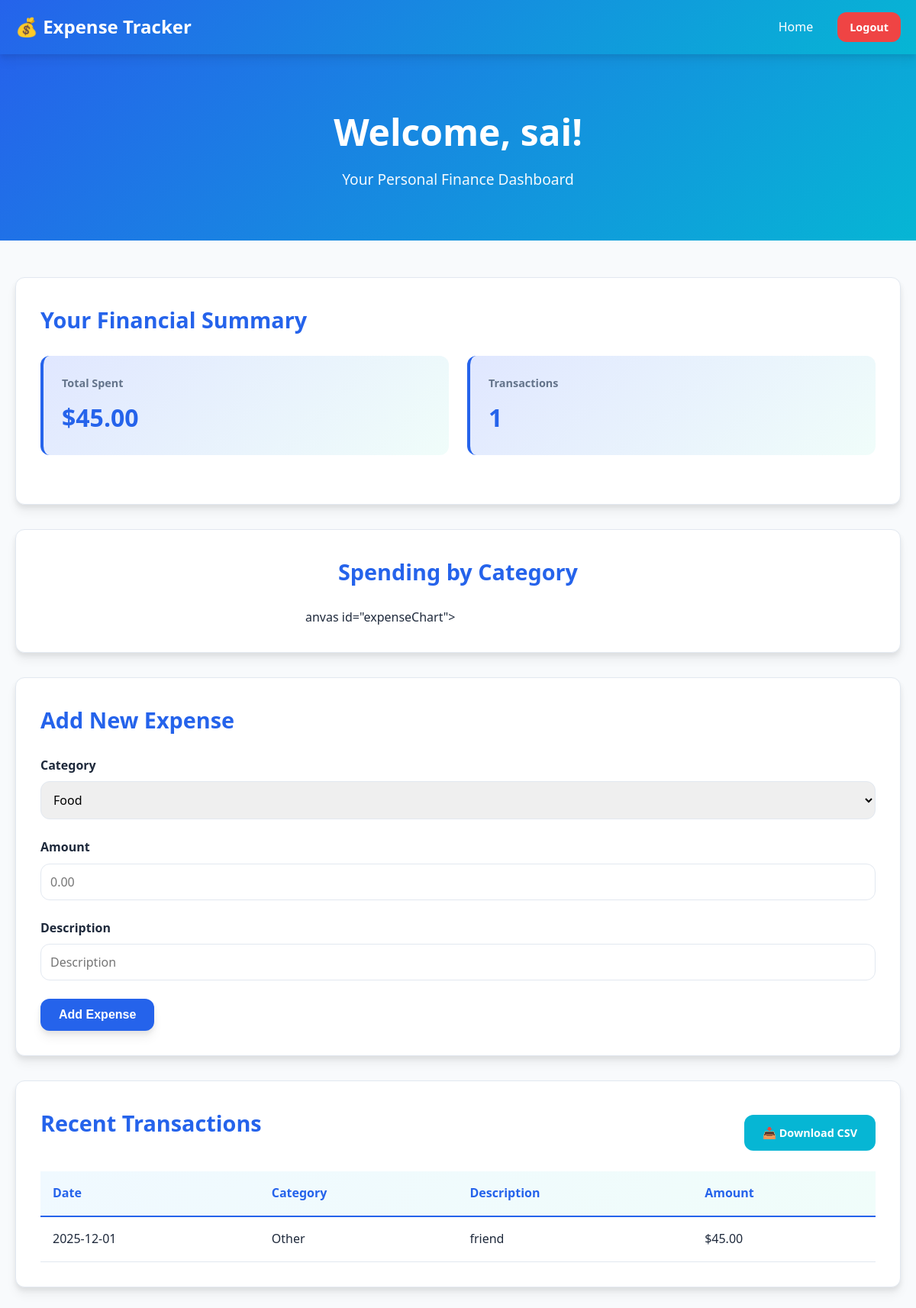
/dashboard (signed in), run on the app's committed database.
### tables this page shows
CREATE TABLE expenses (
            id INTEGER PRIMARY KEY AUTOINCREMENT,
            user_id INTEGER,
            date TEXT,
            category TEXT,
            amount REAL,
            description TEXT,
            FOREIGN KEY(user_id) REFERENCES users(id)
        );

### app.py (the view)
@app.route('/dashboard')
def dashboard():
    log_traffic()
    if 'user_id' not in session:
        return redirect(url_for('login'))
    conn = sqlite3.connect('expenses.db')
    cursor = conn.cursor()
    cursor.execute("SELECT * FROM expenses WHERE user_id = ? ORDER BY date DESC", (session['user_id'],))
    expenses = cursor.fetchall()
    cursor.execute("SELECT SUM(amount) FROM expenses WHERE user_id = ?", (session['user_id'],))
    total = cursor.fetchone()[0] or 0
    cursor.execute("SELECT category, SUM(amount) FROM expenses WHERE user_id = ? GROUP BY category", (session['user_id'],))
    data = cursor.fetchall()
    conn.close()
    categories = [row[0] for row in data]
    amounts = [row[1] for row in data]
    return render_template('dashboard.html',
                           expenses=expenses,
                           total=total,
                           name=session['username'],
                           categories=categories,
                           amounts=amounts)

### app.py (called while the page is built)
def log_traffic():
    today = datetime.now().strftime("%Y-%m-%d")
    conn = sqlite3.connect('expenses.db')
    cursor = conn.cursor()
    cursor.execute("SELECT * FROM traffic WHERE date = ?", (today,))
    row = cursor.fetchone()
    if row:
        cursor.execute("UPDATE traffic SET page_views = page_views + 1 WHERE date = ?", (today,))
    else:
        cursor.execute("INSERT INTO traffic (date, page_views) VALUES (?, 1)", (today,))
    conn.commit()
    conn.close()

### templates/dashboard.html (shortened to what this page needs)
<!DOCTYPE html>
<html lang="en">
<head>
    <link rel="stylesheet" href="/static/style.css">
</head>
<body>
    <nav>
        <div class="container">
            <h1>💰 Expense Tracker</h1>
            <ul>
                <li><a href="/">Home</a></li>
                <li><a href="/logout" class="btn btn-logout">Logout</a></li>
            </ul>
        </div>
    </nav>
    <header>
        <h1>Welcome, {{ name }}!</h1>
        <p>Your Personal Finance Dashboard</p>
    </header>
    <main class="container">
        <div class="card">
            <h2>Your Financial Summary</h2>
            <div class="stats">
                <div class="stat-box">
                    <h4>Total Spent</h4>
                    <div class="amount">${{ "%.2f"|format(total) }}</div>
                </div>
                <div class="stat-box">
                    <h4>Transactions</h4>
                    <div class="amount">{{ expenses|length }}</div>
                </div>
            </div>
        </div>
        <div class="card" style="display: flex; flex-direction: column; align-items: center;">
            <h2>Spending by Category</h2>
            {% if categories %}
            <div style="width: 400px; max-width: 100%;">
                anvas id="expenseChart"></canvas>
            </div>
            {% else %}
            <p style="color: #666;">Add expenses to see your chart!</p>
            {% endif %}
        </div>
        <div class="card">
            <h2>Add New Expense</h2>
            <form action="/add_expense" method="POST">
                <div class="form-group">
                    <label>Category</label>
                    <select name="category" required>
                        <option value="Food">Food</option>
                    </select>
                </div>
                <div class="form-group">
                    <label>Amount</label>
                    <input type="number" step="0.01" name="amount" placeholder="0.00" required>
                </div>
                <div class="form-group">
                    <label>Description</label>
                    <input type="text" name="description" placeholder="Description">
                </div>
                <button type="submit" class="btn btn-primary">Add Expense</button>
            </form>
        </div>
        <div class="card">
            <div style="display: flex; justify-content: space-between; align-items: center;">
                <h2>Recent Transactions</h2>
                <a href="/download" class="btn btn-secondary" style="font-size: 0.9rem;">📥 Download CSV</a>
            </div>
            {% if expenses %}
            <table>
                <thead>
                    <tr>
                        <th>Date</th>
                        <th>Category</th>
                        <th>Description</th>
                        <th>Amount</th>
                    </tr>
                </thead>
                <tbody>
                    {% for expense in expenses %}
                    <tr>
                        <td>{{ expense[2] }}</td>
                        <td>{{ expense[3] }}</td>
                        <td>{{ expense[5] }}</td>
                        <td>${{ "%.2f"|format(expense[4]) }}</td>
                    </tr>
                    {% endfor %}
                </tbody>
            </table>
            {% else %}
            <p style="text-align: center; padding: 1rem;">No expenses yet.</p>
            {% endif %}
        </div>
    </main>
</body>
</html>

### static/style.css (style rules this page uses)
* { margin: 0; padding: 0; box-sizing: border-box; }
:root { --primary: #2563eb; --secondary: #06b6d4; --accent: #f59e42; --danger: #ef4444; --success: #10b981; --background: #f8fafc; --card-bg: #ffffff; --text: #1e293b; --text-light: #64748b; --border: #e2e8f0; --shadow: 0 4px 6px rgba(0, 0, 0, 0.07), 0 10px 13px rgba(0, 0, 0, 0.05); --shadow-lg: 0 20px 25px rgba(0, 0, 0, 0.1); --radius: 12px; --gradient: linear-gradient(135deg, #2563eb 0%, #06b6d4 100%); }
body { font-family: 'Segoe UI', Tahoma, Geneva, Verdana, sans-serif; background-color: var(--background); color: var(--text); line-height: 1.6; }
nav { background: var(--gradient); padding: 1rem 0; box-shadow: var(--shadow); position: sticky; top: 0; z-index: 100; }
nav .container { max-width: 1200px; margin: 0 auto; padding: 0 20px; display: flex; justify-content: space-between; align-items: center; }
nav h1 { color: white; font-size: 1.5rem; font-weight: 700; }
nav ul { list-style: none; display: flex; gap: 2rem; align-items: center; }
nav a { color: white; text-decoration: none; font-weight: 500; transition: opacity 0.3s; }
.container { max-width: 1200px; margin: 0 auto; padding: 0 20px; }
header { background: var(--gradient); color: white; padding: 4rem 0; text-align: center; margin-bottom: 3rem; }
header h1 { font-size: 3rem; margin-bottom: 0.5rem; font-weight: 700; }
header p { font-size: 1.2rem; opacity: 0.95; }
.btn { display: inline-block; padding: 0.75rem 1.5rem; border: none; border-radius: var(--radius); font-size: 1rem; font-weight: 600; cursor: pointer; transition: all 0.3s ease; text-decoration: none; text-align: center; }
.btn-primary { background: var(--primary); color: white; box-shadow: var(--shadow); }
.btn-secondary { background: var(--secondary); color: white; }
.btn-logout { background: var(--danger); color: white; padding: 0.5rem 1rem; font-size: 0.9rem; }
.card { background: var(--card-bg); border-radius: var(--radius); padding: 2rem; box-shadow: var(--shadow); margin-bottom: 2rem; border: 1px solid var(--border); transition: transform 0.3s, box-shadow 0.3s; }
.card h2 { color: var(--primary); margin-bottom: 1.5rem; font-size: 1.8rem; }
.form-group { margin-bottom: 1.5rem; }
label { display: block; margin-bottom: 0.5rem; font-weight: 600; color: var(--text); }
input[type="text"], input[type="email"], input[type="password"], input[type="number"], textarea, select { width: 100%; padding: 0.75rem; border: 1px solid var(--border); border-radius: var(--radius); font-size: 1rem; font-family: inherit; transition: border-color 0.3s; }
.stats { display: grid; grid-template-columns: repeat(auto-fit, minmax(200px, 1fr)); gap: 1.5rem; margin-bottom: 2rem; }
.stat-box { background: linear-gradient(135deg, #e0e7ff 0%, #f0fdfa 100%); padding: 1.5rem; border-radius: var(--radius); border-left: 4px solid var(--primary); }
.stat-box h4 { color: var(--text-light); font-size: 0.9rem; margin-bottom: 0.5rem; }
.stat-box .amount { font-size: 2rem; font-weight: 700; color: var(--primary); }
table { width: 100%; border-collapse: collapse; margin-top: 1rem; }
table thead { background: linear-gradient(135deg, #f0f9ff 0%, #f0fdfa 100%); border-bottom: 2px solid var(--primary); }
table th { padding: 1rem; text-align: left; font-weight: 600; color: var(--primary); }
table td { padding: 1rem; border-bottom: 1px solid var(--border); }

### data on the page
expenses: date "2025-12-01", category "Other", description "friend", amount "45.00"

### other printed values
{{ name }} "sai"
{{ "%.2f"|format(total) }} "45.00"
{{ expenses|length }} "1"
